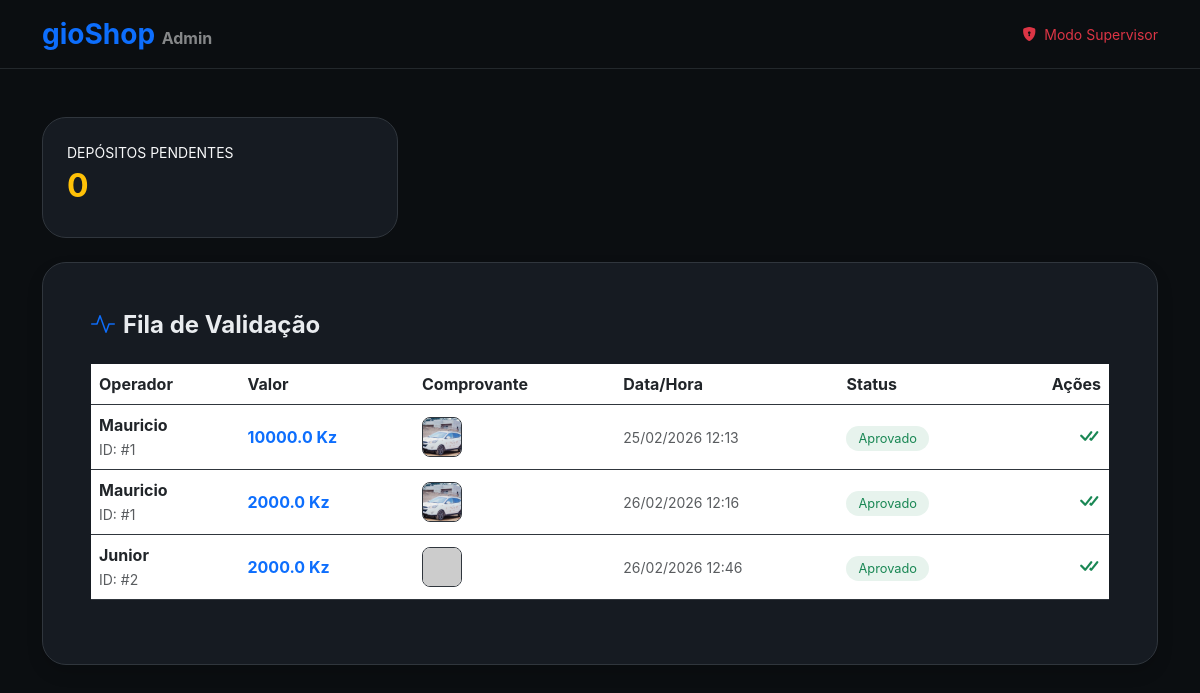
/admin/aprovar/ (signed in), run on the app's committed database.
### app/models.py (models this page shows, shortened)
class depositModel(base.Model):
    __tablename__ = 'deposits'
    id = base.Column(base.Integer, primary_key=True)
    user_id = base.Column(base.Integer, base.ForeignKey('users.id'), nullable=False)
    amount = base.Column(base.Float, nullable=False)
    proof_url = base.Column(base.String, nullable=True)
    status = base.Column(base.String, default='Pendente')
    created_at = base.Column(base.DateTime, default=datetime.utcnow)
    user = base.relationship('userModel', backref='meus_depositos')

class userModel(base.Model, UserMixin):
    __tablename__ = 'users' # Nome explícito da tabela
    id = base.Column(base.Integer, primary_key=True)
    nome = base.Column(base.String, nullable=True)
    sobrenome = base.Column(base.String, nullable=True)
    email = base.Column(base.String, unique=True, nullable=True)
    senha = base.Column(base.String, nullable=True)
    telefone = base.Column(base.String, nullable=True)
    data = base.Column(base.DateTime, default=datetime.utcnow)
    balance = base.Column(base.Float, default=1000.0)  # Saldo inicial para novos usuários
    avatar = base.Column(base.String, default='default.png')  # Imagem de perfil padrão
    motor_id = base.Column(base.Integer, base.ForeignKey('motors.id'), default=0)
    investimentos = base.relationship('investmentModel', backref='investidor', lazy=True)
    depositos = base.relationship('depositModel', backref='user_ref', lazy=True)
    saques = base.relationship('withdrawModel', backref='beneficiario', lazy=True)
    vendas = base.relationship('saleModel', backref='comprador', lazy=True)
    historico_motores = base.relationship('motorUpgradeModel', backref='investidor', lazy=True)
    pix = base.relationship('pixModel', backref='cliente', lazy=True)

### app/routes.py (the view)
@aplication.route('/admin/aprovar/')
@login_required
def aprovar():
    depositos = depositModel.query.all()
    dp= depositModel.query.filter_by(status='Pendente').all()
    if not current_user.is_admin:
        flash("Acesso negado ao núcleo do sistema.", "danger")
        return redirect(url_for('adminperfil'))
    return render_template('admin_panel.html', obj=userModel.query.all(), depositos=depositos, dp=dp)

### app/__init__.py (called while the page is built)
@Login_manager.user_loader
def load_user(session_id):
    if not session_id:
        return None
    try:
        prefix, user_id = session_id.split("_", 1)
        user_id = int(user_id) # Converte a parte do número para inteiro
        if prefix == "user":
            return userModel.query.get(user_id)
        elif prefix == "admin":
            return admiModel.query.get(user_id)
    except (ValueError, AttributeError):
        return None
    return None

### app/models.py (called while the page is built)
    @property
    def is_admin(self):
        return True

### app/templates/admin_panel.html (shortened to what this page needs)
<!doctype html>
<html lang="pt-br">
<head>
    <link href="https://cdn.jsdelivr.net/npm/bootstrap@5.3.0/dist/css/bootstrap.min.css" rel="stylesheet">
    <link rel="stylesheet" href="https://cdn.jsdelivr.net/npm/bootstrap-icons@1.11.0/font/bootstrap-icons.css">
</head>
<body>
    <nav class="navbar navbar-expand-lg border-bottom border-secondary border-opacity-25 mb-5">
        <div class="container">
            <a class="navbar-brand fw-bold text-primary fs-3" href="#">gioShop <span
                    class="text-white fs-6 opacity-50">Admin</span></a>
            <div class="ms-auto text-danger small">
                <i class="bi bi-shield-lock-fill me-1"></i> Modo Supervisor
            </div>
        </div>
    </nav>
    <div class="container pb-5">
        <div class="row g-4">
            <div class="col-12 col-md-4">
                <div class="admin-card p-4">
                    <small class="text-light d-block mb-1">DEPÓSITOS PENDENTES</small>
                    <h2 class="fw-bold text-warning">{{ dp|length }}</h2>
                </div>
            </div>
            <div class="col-12">
                <div class="admin-card p-4 p-md-5 shadow">
                    <h4 class="fw-bold mb-4"><i class="bi bi-activity me-2 text-primary"></i>Fila de Validação</h4>
                    <div class="table-responsive">
                        <table class="table table-hover align-middle">
                            <thead>
                                <tr>
                                    <th>Operador</th>
                                    <th>Valor</th>
                                    <th>Comprovante</th>
                                    <th>Data/Hora</th>
                                    <th>Status</th>
                                    <th class="text-end">Ações</th>
                                </tr>
                            </thead>
                            <tbody>
                                {% for dep in depositos %}
                                <tr>
                                    <td>
                                        <div class="fw-bold">{{ dep.user.nome }}</div>
                                        <small class="text-muted">ID: #{{ dep.user_id }}</small>
                                    </td>
                                    <td class="fw-bold text-primary">{{ dep.amount }} Kz</td>
                                    <td>
                                        <div class="preview-trigger" style="cursor: pointer;"
                                            data-url="{{ url_for('static', filename=dep.proof_url) }}"
                                            onclick="verComprovante(this.getAttribute('data-url'))">
                                            {% if dep.proof_url and dep.proof_url.lower().endswith('.pdf') %}
                                            <div
                                                class="img-thumb-proof d-flex align-items-center justify-content-center bg-danger text-white">
                                                <i class="bi bi-file-earmark-pdf"></i>
                                            </div>
                                            {% else %}
                                            <img src="{{ url_for('static', filename=dep.proof_url) }}"
                                                class="img-thumb-proof"
                                                onerror="this.src='https://placehold.co/40x40?text=Err'">
                                            {% endif %}
                                        </div>
                                    </td>
                                    <td class="small text-muted">{{ dep.created_at.strftime('%d/%m/%Y %H:%M') }}</td>
                                    <td>
                                        <span class="status-{{ dep.status | lower }}">{{ dep.status }}</span>
                                    </td>
                                    <td class="text-end">
                                        {% if dep.status == 'Pendente' %}
                                        <a href="{{ url_for('aprovar_deposito', deposito_id=dep.id) }}"
                                            class="btn btn-approve btn-sm rounded-pill px-3 fw-bold">
                                            APROVAR
                                        </a>
                                        {% else %}
                                        <i class="bi bi-check-all text-success fs-4"></i>
                                        {% endif %}
                                    </td>
                                </tr>
                                {% endfor %}
                            </tbody>
                        </table>
                    </div>
                </div>
            </div>
        </div>
    </div>
</body>
</html>

### app/templates/admin_panel.html (style rules this page uses)
body { background-color: #0b0e11; color: #e9ecef; font-family: 'Inter', sans-serif; }
.admin-card { background-color: #161b22; border: 1px solid #30363d; border-radius: 1.5rem; }
.table { color: #e9ecef; border-color: #30363d; }
.table thead { background-color: #0d1117; }
.status-aprovado { color: #198754; background: rgba(25, 135, 84, 0.1); padding: 5px 12px; border-radius: 50px; font-size: 0.8rem; }
.img-thumb-proof { width: 40px; height: 40px; object-fit: cover; border-radius: 8px; border: 1px solid #30363d; }

### data on the page
depositModel: user.nome "Mauricio", user_id "1", amount "10000.0", proof_url (picture), created_at "25/02/2026 12:13", status "Aprovado"
depositModel: user.nome "Mauricio", user_id "1", amount "2000.0", proof_url (picture), created_at "26/02/2026 12:16", status "Aprovado"
depositModel: user.nome "Junior", user_id "2", amount "2000.0", created_at "26/02/2026 12:46", status "Aprovado"

### other printed values
{{ dp|length }} "0"
